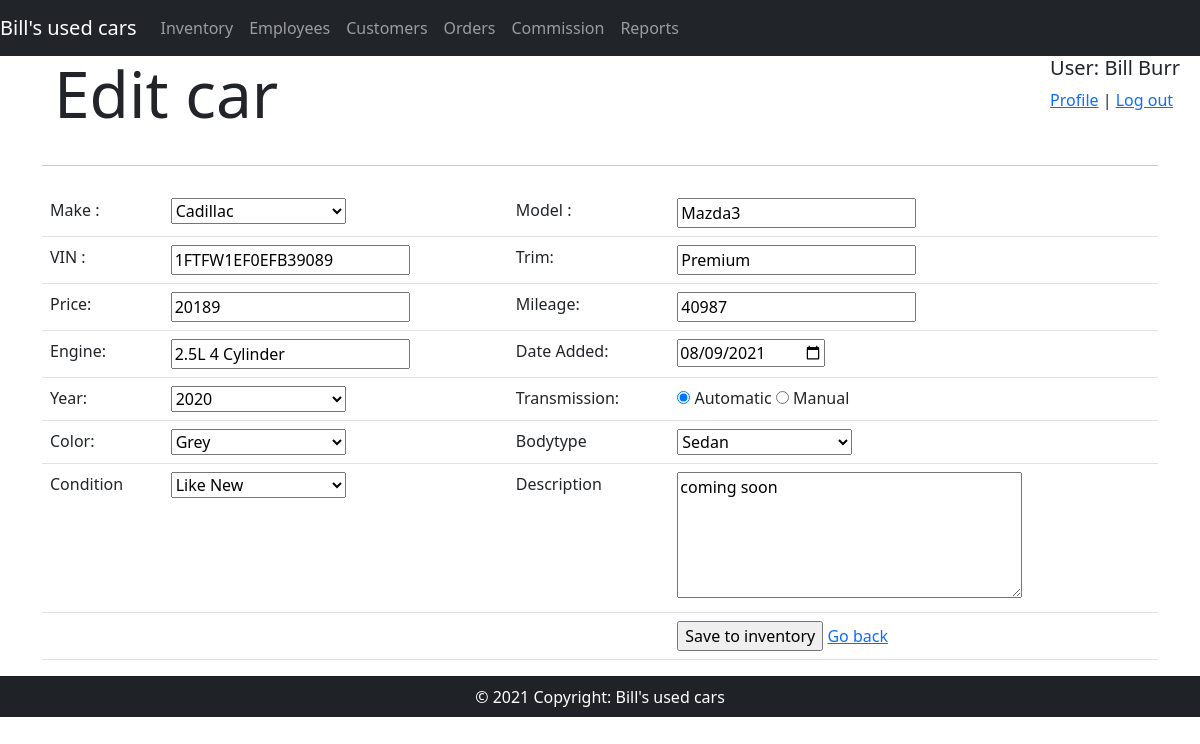
Page /admin/addCar.php?carID=2 (signed in) on the committed database.
### tables this page shows
CREATE TABLE IF NOT EXISTS `cars` (
  `car_ID` int(11) NOT NULL AUTO_INCREMENT,
  `inventory_manager_ID` int(11) NOT NULL,
  `car_make` varchar(50) NOT NULL,
  `car_model` varchar(50) NOT NULL,
  `car_year` int(11) NOT NULL,
  `car_trim` varchar(50) NOT NULL,
  `car_price` double NOT NULL,
  `car_mileage` int(11) NOT NULL,
  `car_engine` varchar(50) NOT NULL,
  `car_transmission` varchar(50) NOT NULL DEFAULT 'Automatic',
  `car_color` varchar(50) DEFAULT 'White',
  `car_body_type` varchar(50) DEFAULT NULL,
  `car_condition` varchar(50) DEFAULT 'Average',
  `car_description` text NOT NULL,
  `VIN` varchar(50) DEFAULT NULL,
  `car_status` tinyint(1) NOT NULL,
  `date_added` date NOT NULL,
  PRIMARY KEY (`car_ID`),
  UNIQUE KEY `car_ID` (`car_ID`),
  KEY `cars_fk_1` (`inventory_manager_ID`),
  CONSTRAINT `cars_fk_1` FOREIGN KEY (`inventory_manager_ID`) REFERENCES `inventory_managers` (`employee_id`)
);

### admin/addCar.php (the view, shortened to what this page needs)
<?php
require('dbconnector.php');
if(isset($_GET['carID']))
{
  $mode="Edit";
  $carID=$_GET['carID'];
   $query = "SELECT car_make, car_model, car_year, car_trim, car_price, car_mileage, car_engine, "
       ." car_transmission, car_color, car_body_type, car_condition, car_description, VIN, car_status, date_added ".
       " from cars WHERE car_ID =?";
    $stmt = $connection->prepare($query);
    $stmt->bind_param('i',$carID);
    $stmt->execute();
    $stmt->bind_result($make, $model, $year, $trim, $price, $mileage, $engine, $transmission,
                      $color, $body_type, $condition, $description, $VIN, $status, $date_added);
}
else{
    $mode="Add new";
    $carID=-1;
}
require('admin_menu.php');
?>
   <div class="jumbotron">
     <div class="container">
     <div class="row">
         <div class="col-md-8">
            <h1 class="display-3"><?php echo $mode; ?>  car</h1>
          </div>
     </div>
          <hr class="my-4">
       <div class="row">
        <form action="insertCar.php" method="POST">
         <table class="table">
          <tr>
           <td>Make :</td>
           <td> <select style="width: 175px;" name="make" id="make">
             <?php
                $allmakes = array("Acura", "Audi", "BMW", "Bentley", "Cadillac","Chevrolet", "Chrysler","Dodge",
                                "Ferrari", "Ford","Genesis", "GMC", "Honda", "Hyundai", "Infiniti",
                                "Isuzu", "Jaguar","Jeep", "Kia", "Lamborghini", "Lotus", "Mahindra",
                                "Mazda", "McLaren","Mercedes-Benz", "Mitsubishi", "Nissan", "Oldsmobile", "Peugeot",
                                 "Opel", "Polestar","Pontiac", "Porsche", "RAM", "Renault", "Rivian",
                                "Rolls-Royce", "Rover","Saturn", "Scion", "Subaru", "Suzuki", "Tesla","Toyota","Volkswagen","Volvo");
                foreach($allmakes as $cmake)
                {
                    echo "<option value='".$cmake."'";
                    if(isset($make) && $make ==$cmake) echo "selected";
                    echo ">".$cmake."</option>";
                }
                ?>
            </select></td>
            <td>Model :</td>
           <td><input class="textBox" type="text" name="model" required <?php if(isset($model)) { echo "value='$model'";} ?>></td>
          </tr>
          <tr>
           <td>VIN :</td>
           <td><input class="textBox" type="text" name="carID" required <?php if(isset($VIN)) { echo "value='$VIN'";} ?>></td>
           <td>Trim:</td>
           <td><input  class="textBox" type="text" name="trim" required <?php if(isset($trim)) { echo "value='$trim'";} ?>></td>
          </tr>
          <tr>
              <td>Price: </td>
              <td><input class="textBox"  type="text" name="price" required <?php if(isset($price)) { echo "value='$price'";} ?>></td>
              <td>Mileage: </td>
              <td><input class="textBox"  type="text" name="mileage" required <?php if(isset($mileage)) { echo "value='$mileage'";} ?>></td>
          </tr>
          <tr>
              <td>Engine: </td>
              <td><input class="textBox"  style="outline-color: #4eb5f1;" type="text" name="engine" required <?php if(isset($engine)) { echo "value='$engine'";} ?>></td>
              <td> Date Added: </td>
              <td><input class="textBox" type="date" name="dateAdded" required <?php if(isset($date_added)) { echo "value='$date_added'";} ?>></td>
          </tr>
          <tr>
                <td> Year: </td>
                <td>
                <select style="width: 175px;" name="year" id="year">
             <?php
                for($yr=2021;$yr>1970;$yr--)
                {
                    echo "<option value='".$yr."'";
                    if(isset($year) && $year ==$yr) echo "selected";
                    echo ">".$yr."</option>";
                }
                ?>
            </select>
               </td>
                <td >Transmission:</td>
          <td>
            <input type="radio" name="transmission" value="Automatic" id="Automatic" <?php if(isset($transmission) && $transmission=='Automatic' ) { echo "checked";} ?>>
            <label for="Automatic">Automatic</label>
            <input type="radio" name="transmission" value="Manual" id="Manual" <?php if(isset($transmission) && $transmission=='Manual' ) { echo "checked";} ?>>
            <label for="Manual">Manual</label></td>
        </tr>
        <tr>
          <td>Color: </td>
          <td>
            <select style="width: 175px;" name="color" id="color">
             <?php
                $colors = array("Black", "White", "Grey", "Red", "Pink","Purple", "Brown","Green",
                                "Metalic", "Blue","Silver", "Gold", "Yellow", "Beige", "Orange" );
                foreach($colors as $clr)
                {
                    echo "<option value='".$clr."'";
                    if(isset($color) && $color ==$clr) echo "selected";
                    echo ">".$clr."</option>";
                }
                ?>
            </select>
        </td>
         <td> Bodytype</td>
            <td>
                <select style="width: 175px;" name="bodytype" id="bodytype">
                    <option value="Sedan"  <?php if(isset($body_type) && $body_type=='sedan' ) { echo "selected";} ?>>Sedan</option>
                </select>
            </td>
        </tr>
        <tr>
            <td>Condition</td>
            <td>
                <select style="width: 175px;" name="carCondition" id="carCondition">
                    <option value="Like New" <?php if(isset($condition) && $condition=='Like New' ) { echo "selected";} ?>>Like New</option>
                </select>
            </td>
             <td>Description</td>
            <td>
               <textarea  name="carDescription" id="carDescription" rows="5" cols="35" ><?php if(isset($description)) { echo $description; } ?></textarea>
            </td>
           </tr>
           <tr> <td>&nbsp;</td> <td>&nbsp;</td><td>&nbsp;</td><td><input type="submit" id="btn" name="submit" value="Save to inventory"> <a href="fetchCar.php">Go back</a></td> </tr>
           </table>
        </form>
        </div>
      </div>
</div>
<?php
    require('admin_footer.php');
?>

### rows in the picture
cars: make "Cadillac", model "Mazda3", carID "1FTFW1EF0EFB39089", trim "Premium", price "20189", mileage "40987", engine "2.5L 4 Cylinder", dateAdded "08/09/2021", year "2020", car_transmission "☑ Automatic", car_transmission "☐ Manual", color "Grey", carCondition "Like New", carDescription "coming soon"

### other values in the picture
$first_name "Bill"
$last_name "Burr"
$mode "Edit"
